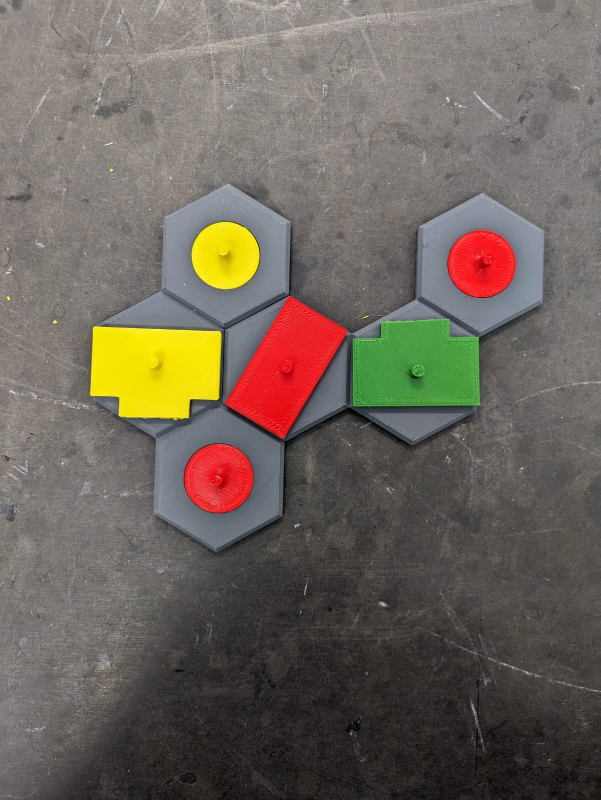
#> input picture city-recognition/resources/city1.png, 1201 x 1600 px (shown at 1/2 size)
$ python -i building_finder.py   (imports and definitions only)
#> lines starting #> are read from the running program, lines starting #| are printed output that depends on the picture; after the words box and inside, x2 and y2 are one past the last pixel; in counts of white or black regions, pixels touching at a corner belong together
import cv2
import numpy as np
import matplotlib.pyplot as plt
from util import show_image
from enum import Enum

class ColorRange(Enum):
    GRAY = ((0, 0, 40), (180, 100, 240))
    BLACK = ((0, 0, 0), (180, 255, 30))

def get_color_mask(img, low, high):
    blur = cv2.blur(img, (5,5))
    blur0 = cv2.medianBlur(blur,5)
    blur1 = cv2.GaussianBlur(blur0,(5,5),0)
    blur2 = cv2.bilateralFilter(blur1,9,75,75)
    hsv = cv2.cvtColor(blur2, cv2.COLOR_BGR2HSV)
    mask = cv2.inRange(hsv, low, high)
    return mask

def remove_color(img, color):
    low, high = map(np.array, color.value)
    color_mask = get_color_mask(img, low, high)
    inverted_color_mask = cv2.bitwise_not(color_mask)
    removed_color = cv2.bitwise_and(img, img, mask=inverted_color_mask)
    return removed_color

def find_contours(img):
    img_copy = img.copy()
    gray = cv2.cvtColor(img, cv2.COLOR_BGR2GRAY)
    _, binary_image = cv2.threshold(gray, 1, 255, cv2.THRESH_BINARY)
    contours, _ = cv2.findContours(binary_image, cv2.RETR_TREE, cv2.CHAIN_APPROX_SIMPLE)

    buildings = {}
    for contour in contours:
        area = cv2.contourArea(contour)
        _,_,w,h = cv2.boundingRect(contour)
        bounding_area = w * h
        max_ratio = 4
        if 1000 <= area <= 12000 and bounding_area < max_ratio * area:
            M = cv2.moments(contour)
            if M['m00'] != 0.0:
                x = int(M['m10']/M['m00'])
                y = int(M['m01']/M['m00'])
            coordinates = (x, y)
            cv2.putText(img_copy, str(coordinates), coordinates, cv2.FONT_HERSHEY_COMPLEX_SMALL, 0.5, (0, 0, 0), 1)
            cv2.drawContours(img_copy, [contour], 0, (255, 0, 255), 4)
            buildings[coordinates] = crop_contour(img, contour)
    # show_image(img_copy)
    return buildings

def crop_contour(img, contour):
    x, y, w, h = cv2.boundingRect(contour)
    cropped_image = img[y:y+h, x:x+w]
    return cropped_image

def find_buildings(img):
    img_copy = img.copy()
    no_gray = remove_color(img_copy, ColorRange.GRAY)
    no_black = remove_color(no_gray, ColorRange.BLACK)
    buildings = find_contours(no_black)
    return buildings

>>> import cv2
>>> picture = cv2.imread('resources/city1.png')
#> picture is the input picture: shape (1600, 1201, 3); mean B, G, R 92.3, 101.7, 110
>>> result = find_buildings(picture)
#> in get_color_mask, `hsv = cv2.cvtColor(blur2, cv2.COLOR_BGR2HSV)`: hsv: shape (1600, 1201, 3); mean H, S, V 29.9, 36.4, 113.1
#> in get_color_mask, `mask = cv2.inRange(hsv, low, high)`:
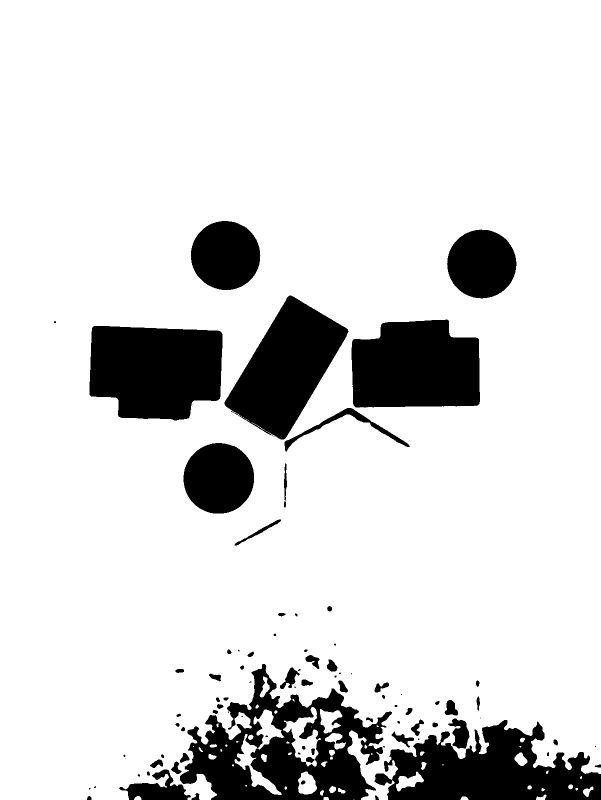
#> mask: shape (1600, 1201) (shown at 1/2 size); 85.7% white; 86 black regions (24 under 20 px), largest, box (x1, y1, x2, y2) and area: (360, 1328, 784, 1600) 51207, (179, 652, 445, 841) 42724, (749, 1440, 1201, 1600) 42584
#> in remove_color, `removed_color = cv2.bitwise_and(img, img, mask=inverted_color_mask)`:
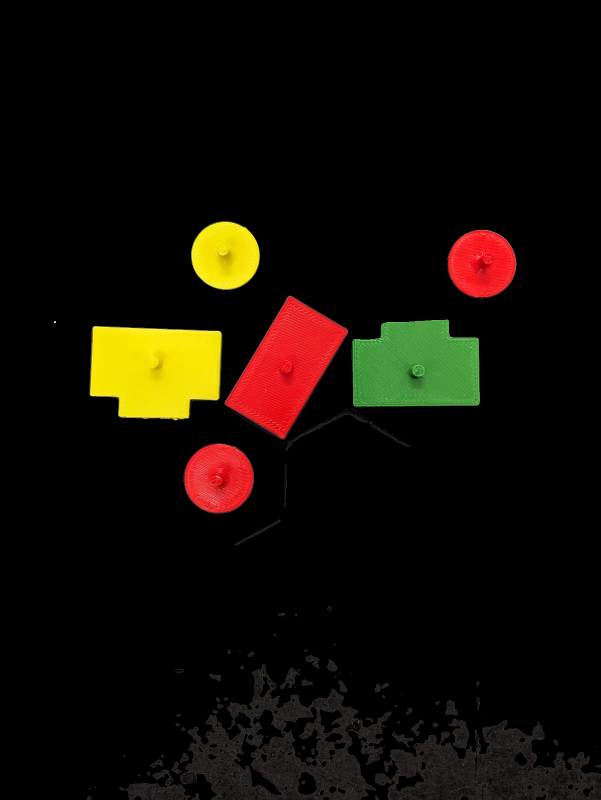
#> removed_color: shape (1600, 1201, 3) (shown at 1/2 size); mean B, G, R 4.7, 12.7, 18.5
#> in get_color_mask (call 2), `hsv = cv2.cvtColor(blur2, cv2.COLOR_BGR2HSV)`: hsv: shape (1600, 1201, 3); mean H, S, V 9.2, 22.6, 20.2
#> in get_color_mask (call 2), `mask = cv2.inRange(hsv, low, high)`:
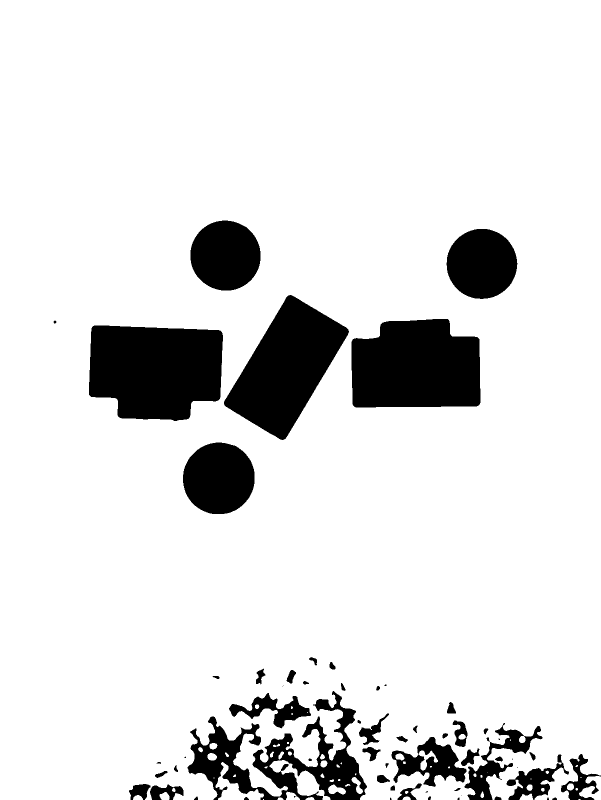
#> mask: shape (1600, 1201) (shown at 1/2 size); 88.2% white; 61 black regions (12 under 20 px), largest, box (x1, y1, x2, y2) and area: (178, 651, 446, 842) 43456, (703, 638, 961, 815) 40317, (448, 590, 698, 880) 37164
#> in remove_color (call 2), `inverted_color_mask = cv2.bitwise_not(color_mask)`:
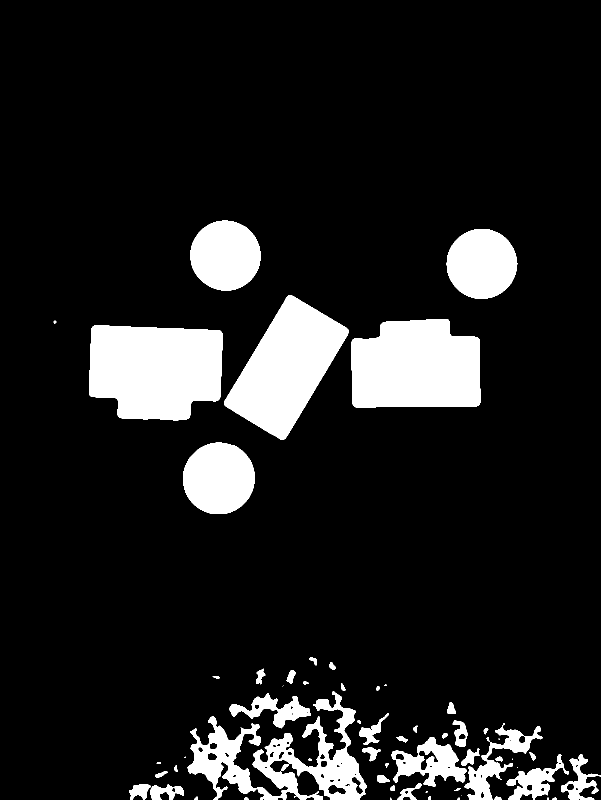
#> inverted_color_mask: shape (1600, 1201) (shown at 1/2 size); 11.8% white; 61 white regions (12 under 20 px), largest, box (x1, y1, x2, y2) and area: (178, 651, 446, 842) 43456, (703, 638, 961, 815) 40317, (448, 590, 698, 880) 37164
#> in find_contours, `gray = cv2.cvtColor(img, cv2.COLOR_BGR2GRAY)`:
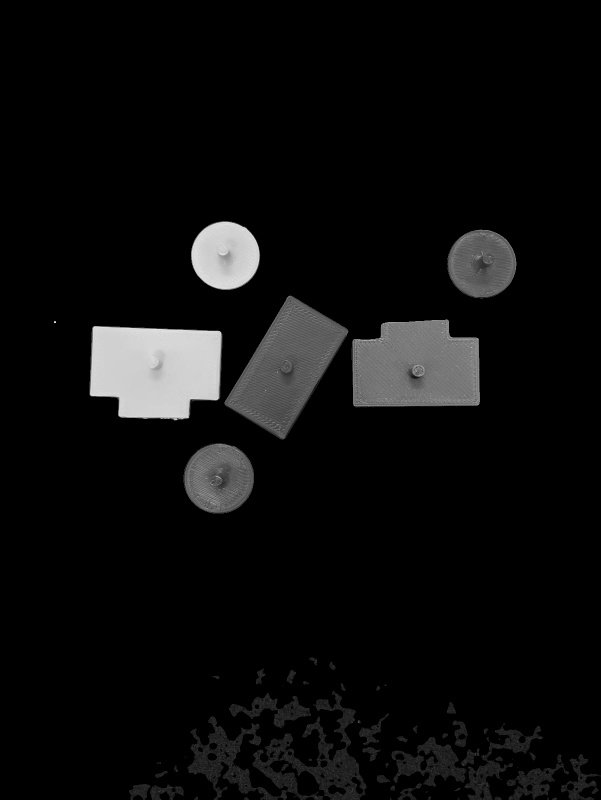
#> gray: shape (1600, 1201) (shown at 1/2 size); min 0, max 238, mean 12.8
#> in find_contours, `_, binary_image = cv2.threshold(gray, 1, 255, cv2.THRESH_BINARY)`:
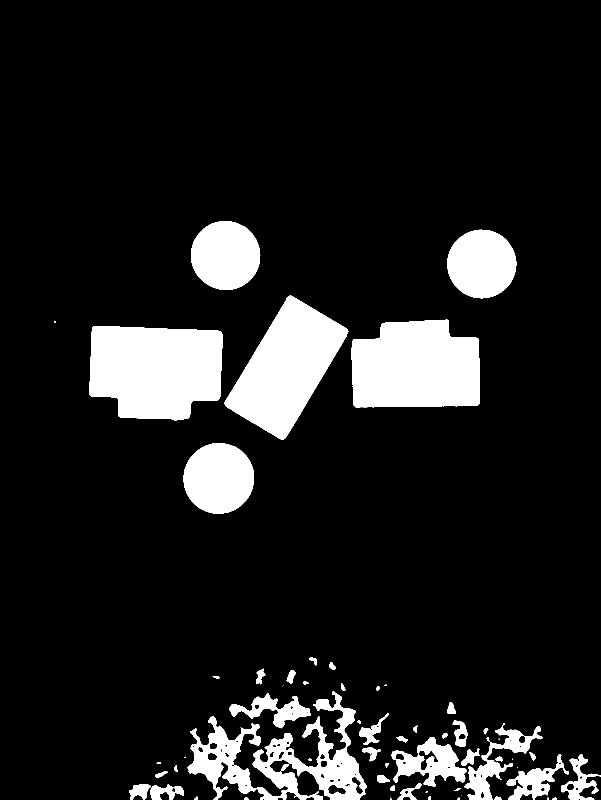
#> binary_image: shape (1600, 1201) (shown at 1/2 size); 11.6% white; 61 white regions (13 under 20 px)
#> in find_contours, `contours, _ = cv2.findContours(binary_image, cv2.RETR_TREE, cv2.CHAIN_..`: contours = 122 contours, 36 with area under 20; largest, box (x1, y1, x2, y2) and area: (179, 652, 445, 841) 42293, (703, 639, 960, 815) 38976, (449, 591, 697, 879) 36142, (375, 1382, 734, 1600) 27454, (367, 886, 508, 1027) 15496
#> the loop in find_contours, `for contour in contours:` made 122 passes
#> (area, bounding_area, coordinates) on passes 14, 29, 34, 45: (1162, 2077, (330, 1583)), (3797.5, 11375, (1068, 1563)), (2489.5, 7268, (1157, 1562)), (6698.5, 15000, (859, 1525))
#> (area, bounding_area) on pass 70: (4020, 11644)
#> after the loop in find_contours, `for contour in contours:`:
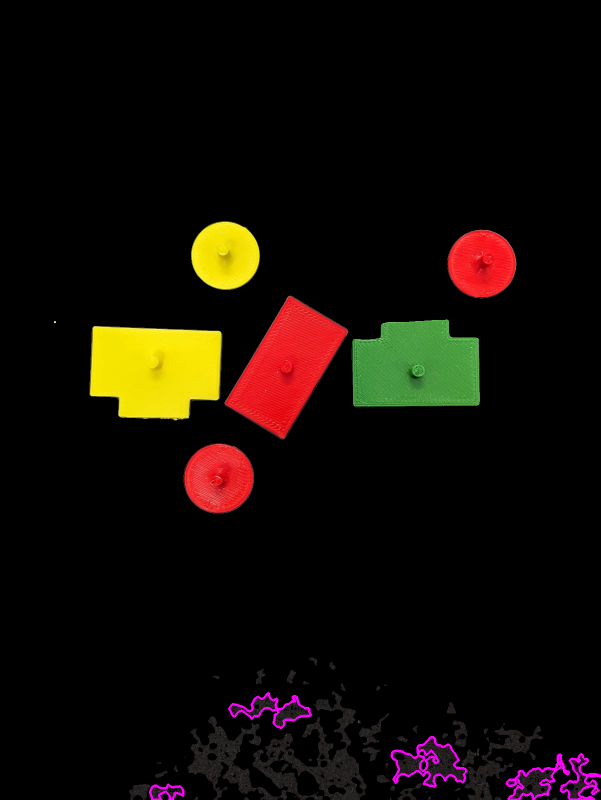
#> img_copy: shape (1600, 1201, 3) (shown at 1/2 size); mean B, G, R 5.4, 11.9, 19
#> after the loop in find_contours, `for contour in contours:`: buildings = 5 items
#> result = 5 items
